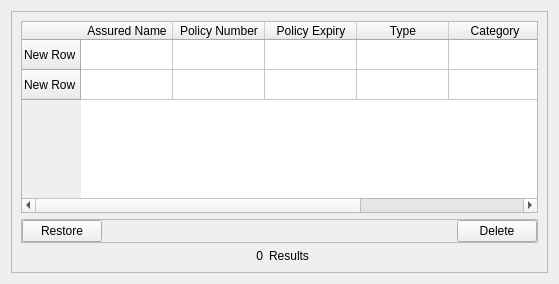
            <widget class="QWidget" name="archived_policies_tab">
             <attribute name="title">
              <string>Archived Policies</string>
             </attribute>
             <layout class="QVBoxLayout" name="verticalLayout_16">
              <item>
               <widget class="QFrame" name="archived_policies_frame">
                <property name="frameShape">
                 <enum>QFrame::Shape::StyledPanel</enum>
                </property>
                <property name="frameShadow">
                 <enum>QFrame::Shadow::Raised</enum>
                </property>
                <layout class="QVBoxLayout" name="verticalLayout_20">
                 <item>
                  <widget class="QTableWidget" name="archived_policies_table">
                   <attribute name="horizontalHeaderDefaultSectionSize">
                    <number>92</number>
                   </attribute>
                   <attribute name="horizontalHeaderShowSortIndicator" stdset="0">
                    <bool>true</bool>
                   </attribute>
                   <attribute name="horizontalHeaderStretchLastSection">
                    <bool>false</bool>
                   </attribute>
                   <row>
                    <property name="text">
                     <string>New Row</string>
                    </property>
                   </row>
                   <row>
                    <property name="text">
                     <string>New Row</string>
                    </property>
                   </row>
                   <column>
                    <property name="text">
                     <string>Assured Name</string>
                    </property>
                   </column>
                   <column>
                    <property name="text">
                     <string>Policy Number</string>
                    </property>
                   </column>
                   <column>
                    <property name="text">
                     <string>Policy Expiry</string>
                    </property>
                   </column>
                   <column>
                    <property name="text">
                     <string>Type</string>
                    </property>
                   </column>
                   <column>
                    <property name="text">
                     <string>Category</string>
                    </property>
                   </column>
                   <column>
                    <property name="text">
                     <string>Email Address</string>
                    </property>
                   </column>
                  </widget>
                 </item>
                 <item>
                  <widget class="QFrame" name="archived_policies_button_container">
                   <property name="frameShape">
                    <enum>QFrame::Shape::StyledPanel</enum>
                   </property>
                   <property name="frameShadow">
                    <enum>QFrame::Shadow::Raised</enum>
                   </property>
                   <layout class="QHBoxLayout" name="horizontalLayout_5">
                    <property name="sizeConstraint">
                     <enum>QLayout::SizeConstraint::SetDefaultConstraint</enum>
                    </property>
                    <property name="leftMargin">
                     <number>0</number>
                    </property>
                    <property name="topMargin">
                     <number>0</number>
                    </property>
                    <property name="rightMargin">
                     <number>0</number>
                    </property>
                    <property name="bottomMargin">
                     <number>0</number>
                    </property>
                    <item>
                     <widget class="QPushButton" name="archived_policies_restore_button">
                      <property name="sizePolicy">
                       <sizepolicy hsizetype="Maximum" vsizetype="Maximum">
                        <horstretch>0</horstretch>
                        <verstretch>0</verstretch>
                       </sizepolicy>
                      </property>
                      <property name="text">
                       <string>Restore</string>
                      </property>
                     </widget>
                    </item>
                    <item>
                     <spacer name="archived_policies_button_spacer">
                      <property name="orientation">
                       <enum>Qt::Orientation::Horizontal</enum>
                      </property>
                      <property name="sizeType">
                       <enum>QSizePolicy::Policy::Expanding</enum>
                      </property>
                      <property name="sizeHint" stdset="0">
                       <size>
                        <width>349</width>
                        <height>20</height>
                       </size>
                      </property>
                     </spacer>
                    </item>
                    <item>
                     <widget class="QPushButton" name="archived_policies_delete_button">
                      <property name="sizePolicy">
                       <sizepolicy hsizetype="Maximum" vsizetype="Maximum">
                        <horstretch>0</horstretch>
                        <verstretch>0</verstretch>
                       </sizepolicy>
                      </property>
                      <property name="layoutDirection">
                       <enum>Qt::LayoutDirection::LeftToRight</enum>
                      </property>
                      <property name="text">
                       <string>Delete</string>
                      </property>
                     </widget>
                    </item>
                   </layout>
                  </widget>
                 </item>
                 <item>
                  <layout class="QFormLayout" name="archived_policies_container">
                   <property name="rowWrapPolicy">
                    <enum>QFormLayout::RowWrapPolicy::DontWrapRows</enum>
                   </property>
                   <property name="labelAlignment">
                    <set>Qt::AlignmentFlag::AlignCenter</set>
                   </property>
                   <property name="formAlignment">
                    <set>Qt::AlignmentFlag::AlignCenter</set>
                   </property>
                   <item row="0" column="0">
                    <widget class="QLabel" name="archived_policies_count">
                     <property name="sizePolicy">
                      <sizepolicy hsizetype="Maximum" vsizetype="Preferred">
                       <horstretch>0</horstretch>
                       <verstretch>0</verstretch>
                      </sizepolicy>
                     </property>
                     <property name="text">
                      <string>0</string>
                     </property>
                     <property name="alignment">
                      <set>Qt::AlignmentFlag::AlignRight|Qt::AlignmentFlag::AlignTrailing|Qt::AlignmentFlag::AlignVCenter</set>
                     </property>
                     <property name="wordWrap">
                      <bool>false</bool>
                     </property>
                    </widget>
                   </item>
                   <item row="0" column="1">
                    <widget class="QLabel" name="archived_policies_label">
                     <property name="sizePolicy">
                      <sizepolicy hsizetype="Maximum" vsizetype="Preferred">
                       <horstretch>0</horstretch>
                       <verstretch>0</verstretch>
                      </sizepolicy>
                     </property>
                     <property name="text">
                      <string>Results</string>
                     </property>
                    </widget>
                   </item>
                  </layout>
                 </item>
                </layout>
               </widget>
              </item>
             </layout>
            </widget>
